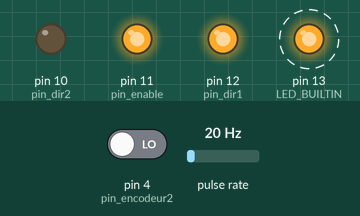
Bench run of a program on a simulated Arduino Uno, built with avr-gcc and run on an emulated ATmega328P. Parts: output pins drawn as LEDs (lit = HIGH). Wiring (inferred from the names in the program): pulse sensor: data pin 2. Dashed ring = blinking. Inputs (shaded band) come from the test bench; at power-on: pin 4 (pin_encodeur2) LOW, pulse rate 20 Hz. What the program prints to the serial monitor is not drawn.

Above: at 0.5 s.
Timing chart, 0 to 4.6 s (numbered marks = the images above):
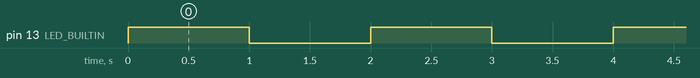

Measured:
- by itself, pin 13 (LED_BUILTIN): alternates HIGH for 1.0 s and LOW for 1.0 s

The program:

main.cpp
```cpp
#include <Arduino.h>
#include "header.h"

void encodeur_callback()
{
  if(digitalRead(pin_encodeur2)){
    nbTic ++;
  }else
  {
    nbTic --;
  }

}

ISR(TIMER1_COMPA_vect){
  //interrupt commands for TIMER 1 here, runs asynchonrously
  cli(); // interdire les interruptions
  tickcopy = nbTic;//copy of tick so that we can turn back on the interrupts
  nbTic = 0;// on remet la valeur nbTic à 0
  sei();//turn th einterrupt sback on

  e = speed - tickcopy; // erreur mesurée
  de = e - olde; // delta erreur mesuré
  E += e; // somme des erreurs mesurées

  if (E>512){E = 512;} //antiwindup
  if (E<-512){E = -512;} //antiwindup

  res_PID = e*kp + de*kd + E*ki; // calcul du PID (de 0 à 255)
  if (res_PID>255){res_PID = 255;} //saturation
  if (res_PID<0){res_PID = 0;} //saturation

  analogWrite (pin_enable, res_PID); // on écrit sur pin_enable la valeur de res_pid
  olde = e;
  Serial.println(tickcopy);// on print la valeur des RPM obtenus
}

void setup()
{
  // put your setup code here, to run once:
  pinMode(LED_BUILTIN, OUTPUT);
  pinMode(pin_enable, OUTPUT);
  pinMode(pin_dir1, OUTPUT);
  pinMode(pin_dir2, OUTPUT);
  pinMode(pin_encodeur, INPUT);

  attachInterrupt (digitalPinToInterrupt(pin_encodeur), encodeur_callback, RISING); //A chaque tic on appelle encodeur_interrupt qui se chargera d'incrémenter de 1 nbTic

  dir = (speed>0);
  digitalWrite(pin_enable, LOW); //coupe l alimentation du moteur avant que le sens soit déclaré
  digitalWrite(pin_dir1, dir);  //on declare le sen de rotation
  digitalWrite(pin_dir2, !dir); //on declare le sen de rotation

  Serial.begin(450000); // on init la comm par serial

  // TIMER 1 pour 100 hz
  cli(); // on eteind les interruptions
  TCCR1A = 0; // set entire TCCR1A register to 0
  TCCR1B = 0; // same for TCCR1B
  TCNT1  = 0; // initialize counter value to 0
  // on initialise un "buffer" pour le timer pour avoir la fréquence désiré
  OCR1A = 19999; // = 16000000 / (8 * 100) - 1 (must be <65536)
  // turn on CTC mode
  TCCR1B |= (1 << WGM12);
  // Set CS12, CS11 and CS10 bits for 8 prescaler pour controler la vitesse du timer
  TCCR1B |= (0 << CS12) | (1 << CS11) | (0 << CS10);
  // on allume le timer 1
  TIMSK1 |= (1 << OCIE1A);
  sei(); // on rallume les interruptions
}

void loop()
{
  // put your main code here, to run repeatedly:
  digitalWrite(LED_BUILTIN, led_status);//on fait clignoter la led intégré de facon bloquant
  led_status = !led_status;
  delay(1000);//ceci est bloquant
} 
```

header.h
```cpp
#define kp 30 // poids proportionnel
#define ki 30 // poinds intégral
#define kd 0 // poids dérivatif

volatile int speed = 5; //! important to determinate max speed

int e; // erreur proportionnelle
int de; // delta erreur (erreur dérivative)
int E = 0; // erreur intégrale
int nbTic = 0; // nb de tics par cycle
int olde = 0;
volatile int tickcopy;//copy of tick

#define pin_enable 11 // a besoin du PWM
#define pin_dir1 12 // direction 1
#define pin_dir2 10 // direction 2
#define pin_encodeur 2 // a besoin du pin interrupt
#define pin_encodeur2 4//sens de rotation du moteur

bool dir = true; //permet de changer la direction
int res_PID; // résultat de sortie du PID
bool led_status = true; //permet de controler la led integrer
```
